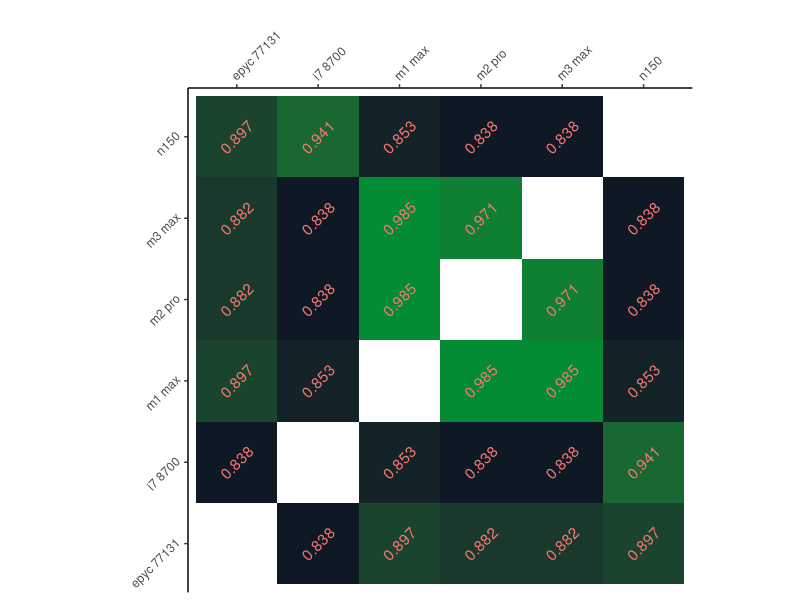

Generate this figure with R:
library(ggplot2)

tau <- read.csv("data/kendalls_tau.csv", header = TRUE, sep = ",")

heatmap <- ggplot(tau, aes(x=A, y=B, fill=Value)) + geom_tile() +theme_bw()+ coord_equal() +
    scale_fill_gradient(low = "#0F1926", high = "#038C33") +
    geom_text(data=tau, aes(x=A, y=B, label=Value, angle=45, color="white")) + # This does not end up as white, edit in svg file
    scale_x_discrete( guide=guide_axis(angle = 45), position = "top") +
    scale_y_discrete( guide=guide_axis(angle = 45)) +
    labs(x="", y="") + theme(panel.border = element_blank(), panel.grid.major = element_blank(),
    panel.grid.minor = element_blank(), axis.line = element_line(colour = "black"))+
    theme(legend.position = "none")

ggsave(file= "heatmap.svg",plot=heatmap)



